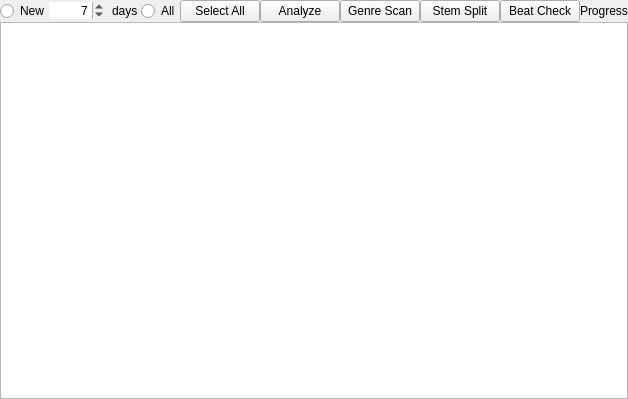
<?xml version="1.0" encoding="UTF-8"?>
<ui version="4.0">
 <class>DlgAnalysis</class>
 <widget class="QWidget" name="DlgAnalysis">
  <property name="geometry">
   <rect>
    <x>0</x>
    <y>0</y>
    <width>500</width>
    <height>399</height>
   </rect>
  </property>
  <property name="windowTitle">
   <string>Analyze</string>
  </property>
  <layout class="QVBoxLayout" name="verticalLayout">
   <property name="spacing">
    <number>0</number>
   </property>
   <property name="leftMargin">
    <number>0</number>
   </property>
   <property name="topMargin">
    <number>0</number>
   </property>
   <property name="rightMargin">
    <number>0</number>
   </property>
   <property name="bottomMargin">
    <number>0</number>
   </property>
   <item>
    <widget class="QWidget" name="LibraryFeatureControls">
      <layout class="QHBoxLayout" name="horizontalLayout">
       <property name="spacing">
        <number>0</number>
       </property>
       <property name="leftMargin">
        <number>0</number>
       </property>
       <property name="topMargin">
        <number>0</number>
       </property>
       <property name="rightMargin">
        <number>0</number>
       </property>
       <property name="bottomMargin">
        <number>0</number>
       </property>
       <item>
        <widget class="QRadioButton" name="radioButtonRecentlyAdded">
         <property name="focusPolicy">
          <enum>Qt::NoFocus</enum>
         </property>
         <property name="toolTip">
          <string>Shows tracks added to the library recently.</string>
         </property>
         <property name="text">
          <string>New</string>
         </property>
        </widget>
       </item>
       <item>
        <widget class="QSpinBox" name="spinBoxRecentDays">
         <property name="sizePolicy">
          <sizepolicy hsizetype="Fixed" vsizetype="Fixed">
           <horstretch>0</horstretch>
           <verstretch>0</verstretch>
          </sizepolicy>
         </property>
         <property name="minimumSize">
          <size>
           <width>55</width>
           <height>0</height>
          </size>
         </property>
         <property name="toolTip">
          <string>Number of days to filter recently added tracks.</string>
         </property>
         <property name="frame">
          <bool>false</bool>
         </property>
         <property name="alignment">
          <set>Qt::AlignRight|Qt::AlignTrailing|Qt::AlignVCenter</set>
         </property>
         <property name="minimum">
          <number>1</number>
         </property>
         <property name="maximum">
          <number>3650</number>
         </property>
         <property name="value">
          <number>7</number>
         </property>
        </widget>
       </item>
       <item>
        <widget class="QLabel" name="labelRecentDaysAppendix">
         <property name="styleSheet">
          <string notr="true">margin-left: 5px;</string>
         </property>
         <property name="text">
          <string>days</string>
         </property>
         <property name="toolTip">
          <string>Days</string>
         </property>
        </widget>
       </item>
       <item>
        <widget class="QRadioButton" name="radioButtonAllSongs">
         <property name="focusPolicy">
          <enum>Qt::NoFocus</enum>
         </property>
         <property name="toolTip">
          <string>Shows all tracks in the library.</string>
         </property>
         <property name="text">
          <string>All</string>
         </property>
        </widget>
       </item>
       <item>
        <widget class="QPushButton" name="pushButtonSelectAll">
         <property name="focusPolicy">
          <enum>Qt::NoFocus</enum>
         </property>
         <property name="toolTip">
          <string>Selects all tracks in the table below.</string>
         </property>
         <property name="text">
          <string>Select All</string>
         </property>
        </widget>
       </item>
       <item>
        <widget class="QPushButton" name="pushButtonAnalyze">
         <property name="focusPolicy">
          <enum>Qt::NoFocus</enum>
         </property>
         <property name="toolTip">
          <string>Runs beatgrid, key, and ReplayGain detection on the selected tracks. Does not generate waveforms for the selected tracks to save disk space.

Auto DJ 2.0 plus Video Mixing also measures each song's energy (1-10), finds where the beat kicks in and where the energy drops (sets the Intro End and Outro Start markers, unless you set them yourself), and checks that the beat grid stays on the beat. Songs analysed before are only checked again where needed.</string>
         </property>
         <property name="text">
          <string>Analyze</string>
         </property>
         <property name="checkable">
          <bool>true</bool>
         </property>
        </widget>
       </item>
       <item>
        <widget class="QPushButton" name="pushButtonGenreScan">
         <property name="focusPolicy">
          <enum>Qt::NoFocus</enum>
         </property>
         <property name="text">
          <string>Genre Scan</string>
         </property>
        </widget>
       </item>
       <item>
        <widget class="QPushButton" name="pushButtonStemSplit">
         <property name="focusPolicy">
          <enum>Qt::NoFocus</enum>
         </property>
         <property name="text">
          <string>Stem Split</string>
         </property>
        </widget>
       </item>
       <item>
        <widget class="QPushButton" name="pushButtonBeatCheck">
         <property name="focusPolicy">
          <enum>Qt::NoFocus</enum>
         </property>
         <property name="text">
          <string>Beat Check</string>
         </property>
        </widget>
       </item>
       <item>
        <widget class="QLabel" name="labelProgress">
         <property name="text">
          <string>Progress</string>
         </property>
        </widget>
       </item>
       <item>
        <spacer name="horizontalSpacer">
         <property name="orientation">
          <enum>Qt::Horizontal</enum>
         </property>
         <property name="sizeHint" stdset="0">
          <size>
           <width>40</width>
           <height>20</height>
          </size>
         </property>
        </spacer>
       </item>
      </layout>
    </widget>
   </item>
   <item>
    <widget class="QTableView" name="m_pTrackTablePlaceholder">
     <property name="showGrid">
      <bool>true</bool>
     </property>
    </widget>
   </item>
  </layout>
 </widget>
 <resources/>
 <connections/>
</ui>
